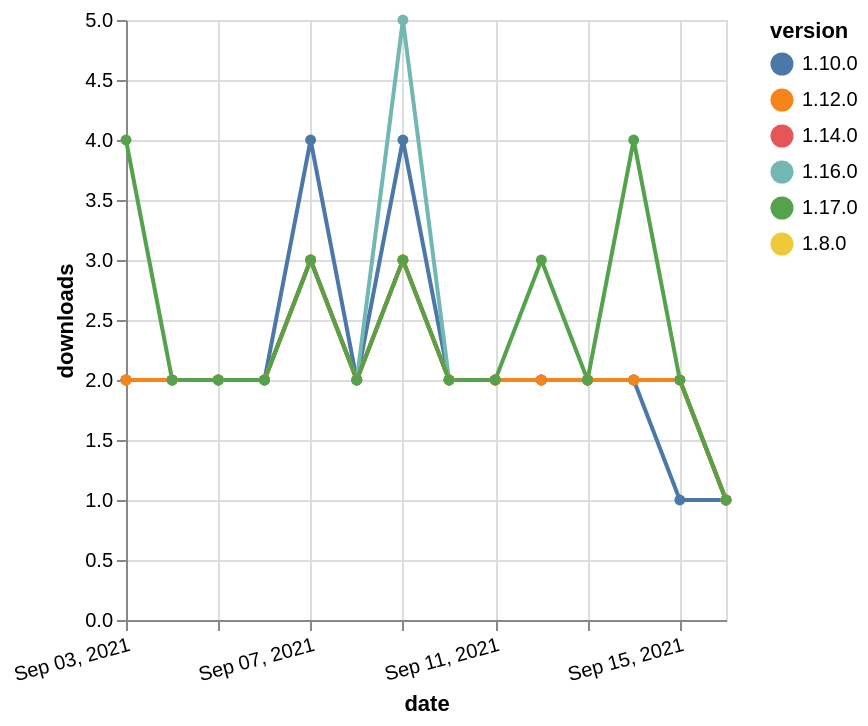

Source (Vega-Lite JSON):
### Vega-Lite specification from a JSON file in a GitHub repository (floating-point values rounded to 4 significant figures)
{"$schema": "https://vega.github.io/schema/vega-lite/v5.json", "description": "A simple bar chart with embedded data.", "data": {"values": [{"date": "2021-09-03", "total": 2400, "delta": 2, "version": "1.8.0"}, {"date": "2021-09-04", "total": 2402, "delta": 2, "version": "1.8.0"}, {"date": "2021-09-05", "total": 2404, "delta": 2, "version": "1.8.0"}, {"date": "2021-09-06", "total": 2406, "delta": 2, "version": "1.8.0"}, {"date": "2021-09-07", "total": 2409, "delta": 3, "version": "1.8.0"}, {"date": "2021-09-08", "total": 2411, "delta": 2, "version": "1.8.0"}, {"date": "2021-09-09", "total": 2414, "delta": 3, "version": "1.8.0"}, {"date": "2021-09-10", "total": 2416, "delta": 2, "version": "1.8.0"}, {"date": "2021-09-11", "total": 2418, "delta": 2, "version": "1.8.0"}, {"date": "2021-09-12", "total": 2420, "delta": 2, "version": "1.8.0"}, {"date": "2021-09-13", "total": 2422, "delta": 2, "version": "1.8.0"}, {"date": "2021-09-14", "total": 2424, "delta": 2, "version": "1.8.0"}, {"date": "2021-09-15", "total": 2426, "delta": 2, "version": "1.8.0"}, {"date": "2021-09-16", "total": 2427, "delta": 1, "version": "1.8.0"}, {"date": "2021-09-03", "total": 2561, "delta": 2, "version": "1.10.0"}, {"date": "2021-09-04", "total": 2563, "delta": 2, "version": "1.10.0"}, {"date": "2021-09-05", "total": 2565, "delta": 2, "version": "1.10.0"}, {"date": "2021-09-06", "total": 2567, "delta": 2, "version": "1.10.0"}, {"date": "2021-09-07", "total": 2571, "delta": 4, "version": "1.10.0"}, {"date": "2021-09-08", "total": 2573, "delta": 2, "version": "1.10.0"}, {"date": "2021-09-09", "total": 2577, "delta": 4, "version": "1.10.0"}, {"date": "2021-09-10", "total": 2579, "delta": 2, "version": "1.10.0"}, {"date": "2021-09-11", "total": 2581, "delta": 2, "version": "1.10.0"}, {"date": "2021-09-12", "total": 2583, "delta": 2, "version": "1.10.0"}, {"date": "2021-09-13", "total": 2585, "delta": 2, "version": "1.10.0"}, {"date": "2021-09-14", "total": 2587, "delta": 2, "version": "1.10.0"}, {"date": "2021-09-15", "total": 2588, "delta": 1, "version": "1.10.0"}, {"date": "2021-09-16", "total": 2589, "delta": 1, "version": "1.10.0"}, {"date": "2021-09-03", "total": 1518, "delta": 2, "version": "1.16.0"}, {"date": "2021-09-04", "total": 1520, "delta": 2, "version": "1.16.0"}, {"date": "2021-09-05", "total": 1522, "delta": 2, "version": "1.16.0"}, {"date": "2021-09-06", "total": 1524, "delta": 2, "version": "1.16.0"}, {"date": "2021-09-07", "total": 1527, "delta": 3, "version": "1.16.0"}, {"date": "2021-09-08", "total": 1529, "delta": 2, "version": "1.16.0"}, {"date": "2021-09-09", "total": 1534, "delta": 5, "version": "1.16.0"}, {"date": "2021-09-10", "total": 1536, "delta": 2, "version": "1.16.0"}, {"date": "2021-09-11", "total": 1538, "delta": 2, "version": "1.16.0"}, {"date": "2021-09-12", "total": 1540, "delta": 2, "version": "1.16.0"}, {"date": "2021-09-13", "total": 1542, "delta": 2, "version": "1.16.0"}, {"date": "2021-09-14", "total": 1544, "delta": 2, "version": "1.16.0"}, {"date": "2021-09-15", "total": 1546, "delta": 2, "version": "1.16.0"}, {"date": "2021-09-16", "total": 1547, "delta": 1, "version": "1.16.0"}, {"date": "2021-09-03", "total": 1716, "delta": 2, "version": "1.14.0"}, {"date": "2021-09-04", "total": 1718, "delta": 2, "version": "1.14.0"}, {"date": "2021-09-05", "total": 1720, "delta": 2, "version": "1.14.0"}, {"date": "2021-09-06", "total": 1722, "delta": 2, "version": "1.14.0"}, {"date": "2021-09-07", "total": 1725, "delta": 3, "version": "1.14.0"}, {"date": "2021-09-08", "total": 1727, "delta": 2, "version": "1.14.0"}, {"date": "2021-09-09", "total": 1730, "delta": 3, "version": "1.14.0"}, {"date": "2021-09-10", "total": 1732, "delta": 2, "version": "1.14.0"}, {"date": "2021-09-11", "total": 1734, "delta": 2, "version": "1.14.0"}, {"date": "2021-09-12", "total": 1736, "delta": 2, "version": "1.14.0"}, {"date": "2021-09-13", "total": 1738, "delta": 2, "version": "1.14.0"}, {"date": "2021-09-14", "total": 1740, "delta": 2, "version": "1.14.0"}, {"date": "2021-09-15", "total": 1742, "delta": 2, "version": "1.14.0"}, {"date": "2021-09-16", "total": 1743, "delta": 1, "version": "1.14.0"}, {"date": "2021-09-03", "total": 2123, "delta": 2, "version": "1.12.0"}, {"date": "2021-09-04", "total": 2125, "delta": 2, "version": "1.12.0"}, {"date": "2021-09-05", "total": 2127, "delta": 2, "version": "1.12.0"}, {"date": "2021-09-06", "total": 2129, "delta": 2, "version": "1.12.0"}, {"date": "2021-09-07", "total": 2132, "delta": 3, "version": "1.12.0"}, {"date": "2021-09-08", "total": 2134, "delta": 2, "version": "1.12.0"}, {"date": "2021-09-09", "total": 2137, "delta": 3, "version": "1.12.0"}, {"date": "2021-09-10", "total": 2139, "delta": 2, "version": "1.12.0"}, {"date": "2021-09-11", "total": 2141, "delta": 2, "version": "1.12.0"}, {"date": "2021-09-12", "total": 2143, "delta": 2, "version": "1.12.0"}, {"date": "2021-09-13", "total": 2145, "delta": 2, "version": "1.12.0"}, {"date": "2021-09-14", "total": 2147, "delta": 2, "version": "1.12.0"}, {"date": "2021-09-15", "total": 2149, "delta": 2, "version": "1.12.0"}, {"date": "2021-09-16", "total": 2150, "delta": 1, "version": "1.12.0"}, {"date": "2021-09-03", "total": 1039, "delta": 4, "version": "1.17.0"}, {"date": "2021-09-04", "total": 1041, "delta": 2, "version": "1.17.0"}, {"date": "2021-09-05", "total": 1043, "delta": 2, "version": "1.17.0"}, {"date": "2021-09-06", "total": 1045, "delta": 2, "version": "1.17.0"}, {"date": "2021-09-07", "total": 1048, "delta": 3, "version": "1.17.0"}, {"date": "2021-09-08", "total": 1050, "delta": 2, "version": "1.17.0"}, {"date": "2021-09-09", "total": 1053, "delta": 3, "version": "1.17.0"}, {"date": "2021-09-10", "total": 1055, "delta": 2, "version": "1.17.0"}, {"date": "2021-09-11", "total": 1057, "delta": 2, "version": "1.17.0"}, {"date": "2021-09-12", "total": 1060, "delta": 3, "version": "1.17.0"}, {"date": "2021-09-13", "total": 1062, "delta": 2, "version": "1.17.0"}, {"date": "2021-09-14", "total": 1066, "delta": 4, "version": "1.17.0"}, {"date": "2021-09-15", "total": 1068, "delta": 2, "version": "1.17.0"}, {"date": "2021-09-16", "total": 1069, "delta": 1, "version": "1.17.0"}]}, "width": "container", "mark": {"type": "line", "point": {"filled": true}}, "encoding": {"x": {"field": "date", "type": "temporal", "timeUnit": "yearmonthdate", "title": "date", "axis": {"labelAngle": -15}}, "y": {"field": "delta", "type": "quantitative", "title": "downloads"}, "color": {"field": "version", "type": "nominal"}, "tooltip": {"field": "delta"}}}
